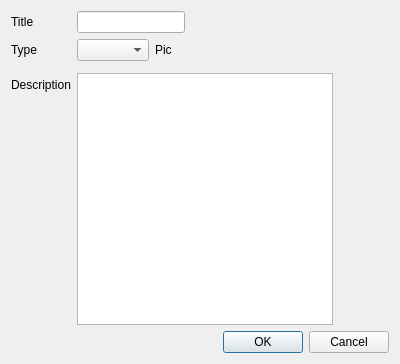
<?xml version="1.0" encoding="UTF-8"?>
<ui version="4.0">
 <class>Dialog</class>
 <widget class="QDialog" name="Dialog">
  <property name="geometry">
   <rect>
    <x>0</x>
    <y>0</y>
    <width>400</width>
    <height>364</height>
   </rect>
  </property>
  <property name="windowTitle">
   <string>Dialog</string>
  </property>
  <layout class="QFormLayout" name="formLayout">
   <property name="fieldGrowthPolicy">
    <enum>QFormLayout::FieldsStayAtSizeHint</enum>
   </property>
   <item row="0" column="0">
    <widget class="QLabel" name="titleLabel">
     <property name="text">
      <string>Title</string>
     </property>
    </widget>
   </item>
   <item row="0" column="1">
    <widget class="QLineEdit" name="titleEdit"/>
   </item>
   <item row="1" column="0">
    <widget class="QLabel" name="typeLabel">
     <property name="text">
      <string>Type</string>
     </property>
    </widget>
   </item>
   <item row="1" column="1">
    <layout class="QHBoxLayout" name="horizontalLayout">
     <item>
      <widget class="QComboBox" name="typeList"/>
     </item>
     <item>
      <widget class="QLabel" name="picture">
       <property name="text">
        <string>Pic</string>
       </property>
      </widget>
     </item>
    </layout>
   </item>
   <item row="2" column="1">
    <layout class="QFormLayout" name="groupFLayout"/>
   </item>
   <item row="3" column="0">
    <widget class="QLabel" name="descLabel">
     <property name="text">
      <string>Description</string>
     </property>
    </widget>
   </item>
   <item row="3" column="1">
    <widget class="QTextEdit" name="descEdit"/>
   </item>
   <item row="4" column="0" colspan="2">
    <widget class="QDialogButtonBox" name="buttonBox">
     <property name="orientation">
      <enum>Qt::Horizontal</enum>
     </property>
     <property name="standardButtons">
      <set>QDialogButtonBox::Cancel|QDialogButtonBox::Ok</set>
     </property>
    </widget>
   </item>
  </layout>
 </widget>
 <resources/>
 <connections>
  <connection>
   <sender>buttonBox</sender>
   <signal>accepted()</signal>
   <receiver>Dialog</receiver>
   <slot>accept()</slot>
   <hints>
    <hint type="sourcelabel">
     <x>248</x>
     <y>254</y>
    </hint>
    <hint type="destinationlabel">
     <x>157</x>
     <y>274</y>
    </hint>
   </hints>
  </connection>
  <connection>
   <sender>buttonBox</sender>
   <signal>rejected()</signal>
   <receiver>Dialog</receiver>
   <slot>reject()</slot>
   <hints>
    <hint type="sourcelabel">
     <x>316</x>
     <y>260</y>
    </hint>
    <hint type="destinationlabel">
     <x>286</x>
     <y>274</y>
    </hint>
   </hints>
  </connection>
 </connections>
</ui>
